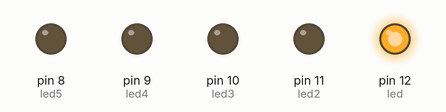
A sketch run on a simulated Arduino Uno, built with avr-gcc and run on an emulated ATmega328P. Shown: output pins drawn as LEDs (lit = HIGH).

Above: at 0.05 s.
At 0.65 s:
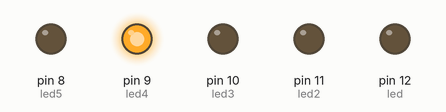
At 1.35 s:
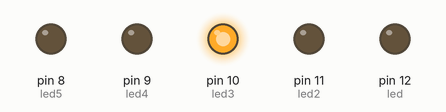
At 1.65 s:
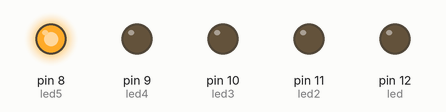
At 2.05 s:
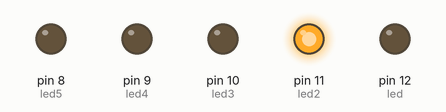
At 2.85 s:
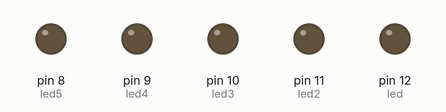
Timing chart, 0 to 3.1 s (numbered marks = the images above):
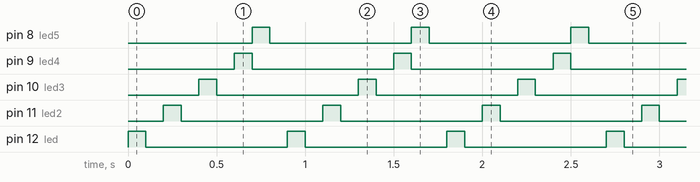

Measured:
- by itself, pin 8 (led5), pin 9 (led4), pin 10 (led3), pin 11 (led2), pin 12 (led): alternates HIGH for 0.10 s and LOW for 0.80 s
- by itself, everything shown: repeats every 0.90 s, in 9 steps

The sketch:

_5_lights.ino
```cpp
int led = 12;
int led2 = 11;
int led3 = 10;
int led4 = 9;
int led5 = 8;

// the setup routine runs once when you press reset:
void setup() {
  // initialize the digital pin as an output.
  pinMode(led, OUTPUT);
  pinMode(led2, OUTPUT);
pinMode(led3, OUTPUT);
pinMode(led4, OUTPUT);
pinMode(led5, OUTPUT);
}

// the loop routine runs over and over again forever:
void loop() {
  digitalWrite(led, HIGH);   // turn the LED on (HIGH is the voltage level)
  delay(100);               // wait for a second
  digitalWrite(led, LOW);    // turn the LED off by making the voltage LOW
  delay(100);
    {digitalWrite(led2, HIGH);
    delay(100);
    digitalWrite(led2, LOW);
    delay(100);}
      {digitalWrite(led3, HIGH);
      delay(100);
      digitalWrite(led3, LOW);
       delay(100);}// wait for a second
         {digitalWrite(led4, HIGH);
          delay(100);
          digitalWrite(led4, LOW);}
                {digitalWrite(led5, HIGH);
    delay(100);
    digitalWrite(led5, LOW);
    delay(100);}
}
```
